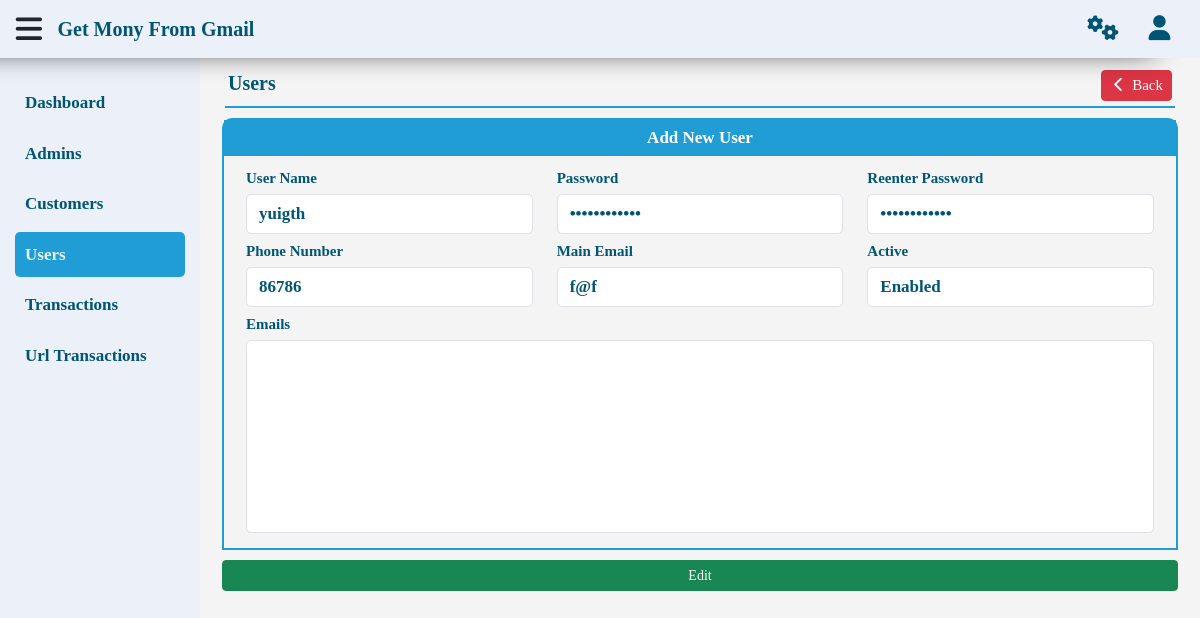
Screenshot of /gmr/users.php?Page=Edit&ID=38 (signed in) with the database file from the repository.
### tables this page shows
CREATE TABLE `users` (
  `id` int(11) NOT NULL,
  `username` text NOT NULL,
  `pass` text NOT NULL,
  `phone` text NOT NULL,
  `main_email` varchar(255) NOT NULL,
  `email` text NOT NULL,
  `us_date` timestamp NOT NULL DEFAULT current_timestamp(),
  `active` int(1) NOT NULL DEFAULT 1,
  `type` int(1) NOT NULL DEFAULT 2
);

### gmr/function.php (called while the page is built, shortened)
<?php
function id() {
    if (isset($_GET['ID']) && is_numeric($_GET['ID']) && !empty($_GET['ID'])) {
        return intval($_GET['ID']);
    }
}
function getItem($table, $value, $where, $select) {
    global $con;
    $statment = $con->prepare("SELECT * FROM $table WHERE $where");
    $statment->execute(array($value));
    $fetch = $statment->fetch();
    return $fetch[$select];
}

### gmr/inc/page/users/edit.php (the view, shortened to what this page needs)
<div class="content">
    <nav class="navbar navbar-expand-lg">
        <a class="navbar-brand">
            <span><?php echo $pageTitle ?></span>
        </a>
        <div class="collapse navbar-collapse" id="navbarSupportedContent">
            <ul class="navbar-nav me-auto mb-2 mb-lg-0">
                <li class="nav-item">
                    <a
                    class="nav-link btn btn-danger btn-sm"
                    aria-current="page"
                    href="<?php if($_SESSION['idForsan'] == 1){echo '?Page=View';}else{echo 'report.php?Page=View';}?>">
                        <i class="fa fa-chevron-left fa-fw"></i>
                        <span>Back</span>
                    </a>
                </li>
            </ul>
        </div>
    </nav>
    <form method="post" enctype="multipart/form-data">
        <div class="container">
            <div class="panel">
                <div class="panel-heading">Add New User</div>
                <div class="panel-body">
                    <div class="row">
                        <div class="col-md-4 col-sm-6">
                            <div class="form-group">
                                <label>User Name</label>
                                <input
                                    type="text"
                                    name="username"
                                    class="form-control"
                                    autocomplete="off"
                                    value="<?php if(isset($username)){echo$username;}else{echo getItem('users',id(),'id=?','username');}?>">
                            </div>
                        </div>
                        <div class="col-md-4 col-sm-6">
                            <div class="form-group">
                                <label>Password</label>
                                <input
                                    type="password"
                                    name="password1"
                                    class="form-control"
                                    autocomplete="off"
                                    value="<?php if(isset($password1)){echo$password1;}else{echo getItem('users',id(),'id=?','pass');}?>">
                            </div>
                        </div>
                        <div class="col-md-4 col-sm-6">
                            <div class="form-group">
                                <label>Reenter Password</label>
                                <input
                                    type="password"
                                    name="password2"
                                    class="form-control"
                                    autocomplete="off"
                                    value="<?php if(isset($password2)){echo$password2;}else{echo getItem('users',id(),'id=?','pass');}?>">
                            </div>
                        </div>
                        <div class="col-md-4 col-sm-6">
                            <div class="form-group">
                                <label>Phone Number</label>
                                <input
                                    type="number"
                                    name="phone"
                                    class="form-control"
                                    autocomplete="off"
                                    value="<?php if(isset($phone)){echo$phone;}else{echo getItem('users',id(),'id=?','phone');}?>">
                            </div>
                        </div>
                        <div class="col-md-4 col-sm-6">
                            <div class="form-group">
                                <label>Main Email</label>
                                <input
                                    type="text"
                                    name="main"
                                    class="form-control"
                                    autocomplete="off"
                                    value="<?php if(isset($main)){echo$main;}else{echo getItem('users',id(),'id=?','main_email');}?>">
                            </div>
                        </div>
                        <div class="col-md-4 col-sm-6">
                            <div class="form-group">
                                <label>Active</label>
                                <div class="form-group">
                                    <select name="active" class="form-control">
                                        <option value="1"<?php if (getItem('users',id(),'id=?','active')==1){echo'selected';}?>>Enabled</option>
                                    </select>
                                </div>
                            </div>
                        </div>
                        <div class="col-12">
                            <div class="form-group">
                                <label>Emails</label>
                                <textarea name="email" class="form-control" autocomplete="off" rows="7"><?php if(isset($email)){echo$email;}else{echo getItem('users',id(),'id=?','email');}?></textarea>
                            </div>
                        </div>
                    </div>
                </div>
            </div>
            <div class="form-group">
                <button type="submit" class="btn btn-success btn-sm">Edit</button>
            </div>
        </div>
    </form>
</div>

### gmr/lay/css/style.css (style rules this page uses)
:root { --background: #ebf0f9; --primary: white; --secondry: #005575; --third: #219dd5; }
* { box-sizing: border-box; font-family: 'Cairo'; }
body { background-color: #f4f4f4; }
ul { list-style: none; }
a { text-decoration: none; }
P, ul, h1, h2, h3, h4, h5, h6 { margin: 0; padding: 0; }
.row { margin: 0; }
.content { position: relative; top: 50px; left: 200px; width: calc(100% - 200px); transition: .3s; padding: 10px; }
.navbar { border-bottom: 2px solid var(--third); margin: 0 15px 10px; padding: 3px; }
.navbar .navbar-brand { color: var(--secondry); font-weight: bold; font-size: 20px; margin: 0; }
.navbar ul { margin: 5px 0; }
.navbar ul a,.navbar ul a:hover,.navbar ul a:focus { padding: 3px; color: white; font-size: 15px; }
.panel { border: 2px solid var(--third); margin-bottom: 10px; border-radius: 10px 10px 0 0; }
.panel .panel-heading { padding: 5px; font-size: 17px; font-weight: bold; background-color: var(--third); color: var(--primary); text-align: center; }
.panel .panel-body { padding: 10px; }
form .form-group { position: relative; padding: 0; }
form .form-group label { color: var(--secondry); font-size: 15px; font-weight: bold; margin-right: 3px; margin-bottom: 5px; }
form .form-group select { margin: 0; }
form .form-group textarea { resize: none; }
form .form-group input, form .form-group select, form .form-group textarea { width: 100%; margin-bottom: 5px; font-weight: bold; font-size: 17px; color: var(--secondry) !important; direction: ltr; border-radius: 5px; display: block; }
form .form-group button { width: 100%; }

### rows the page displays
users: username "yuigth", phone "86786", main "f@f", active "Enabled"

### other values shown
$pageTitle "Users"
